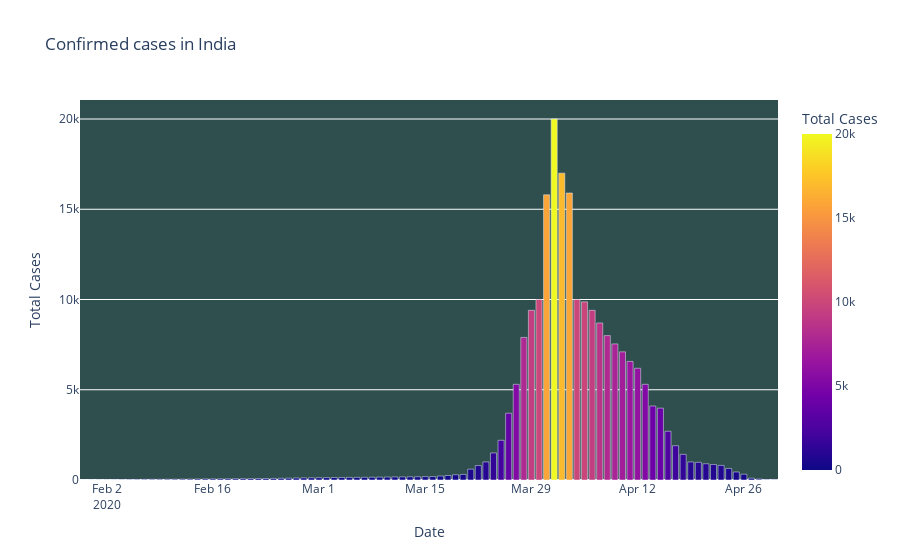
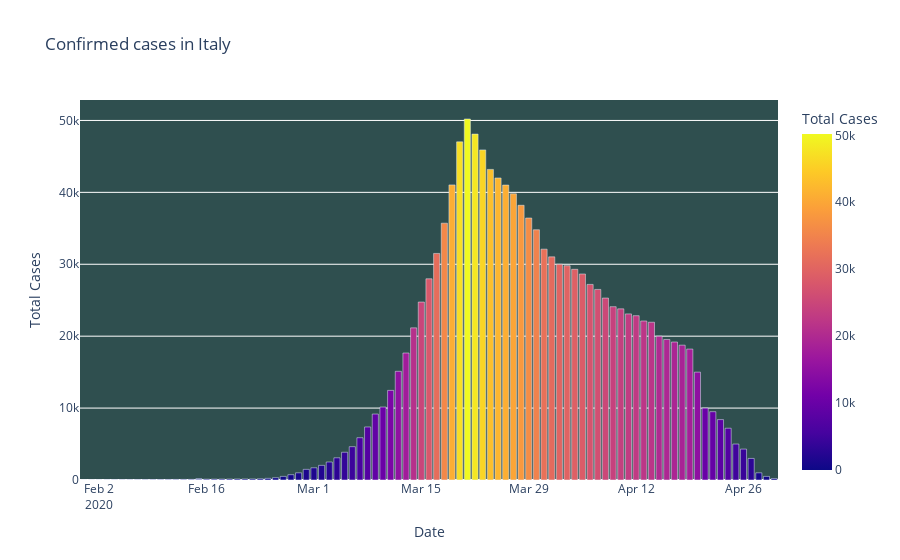

Notebook source saved alongside these figures, in order:
### Code cell
fig=px.bar(dbd_India,x="Date",y="Total Cases",color='Total Cases',title='Confirmed cases in India')
fig.update_layout(plot_bgcolor='darkslategrey')
fig.show()

fig=px.bar(dbd_Italy,x="Date",y="Total Cases",color='Total Cases',title='Confirmed cases in Italy')
fig.update_layout(plot_bgcolor='darkslategrey')
fig.show()

fig=px.bar(dbd_Korea,x="Date",y="Total Cases",color='Total Cases',title='Confirmed cases in Korea')
fig.update_layout(plot_bgcolor='darkslategrey')
fig.show()

fig=px.bar(dbd_Wuhan,x="Date",y="Total Cases",color='Total Cases',title='Confirmed cases in Wuhan')
fig.update_layout(plot_bgcolor='darkslategrey')
fig.show()
